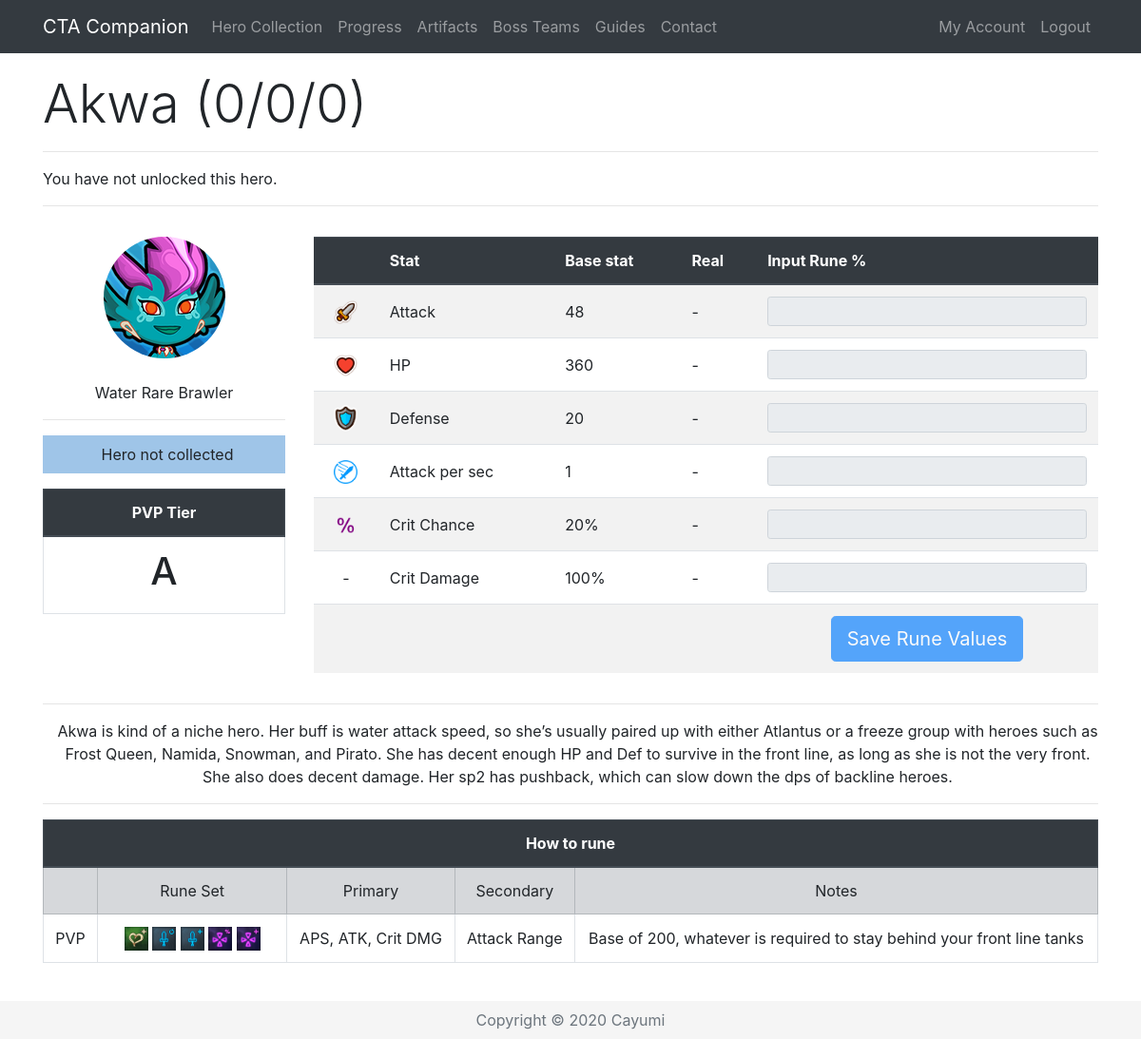
Screenshot of /Hero/1 (signed in) with the database file from the repository.
### app/models.py (models this page shows, shortened)
class Base(db.Model):
    id = db.Column(db.Integer, primary_key=True)
    name = db.Column(db.String(32), index=True, unique=True)
    nameSafe = db.Column(db.String(32), index=True, unique=True)
    job = db.Column(db.String(16), index=True)
    rarity = db.Column(db.String(16), index=True)
    element = db.Column(db.String(16), index=True)
    gender = db.Column(db.String(16), index=True)
    crusher = db.Column(db.Integer, index=True)
    fly = db.Column(db.Integer, index=True)
    blitz = db.Column(db.Integer, index=True)
    atk = db.Column(db.Integer, index=True)
    hp = db.Column(db.Integer, index=True)
    defense = db.Column(db.Integer, index=True)
    crit = db.Column(db.Integer, index=True)
    critDmg = db.Column(db.Integer, index=True)
    movespeed = db.Column(db.Integer, index=True)
    aps = db.Column(db.Integer, index=True)
    arange = db.Column(db.Integer, index=True)
    resistance = db.Column(db.Integer, index=True)
    frenzy = db.Column(db.Integer, index=True)
    dodge = db.Column(db.Integer, index=True)
    stun = db.Column(db.Integer, index=True)
    stunTime = db.Column(db.Integer, index=True)
    aoe = db.Column(db.Integer, index=True)
    ult = db.Column(db.Integer, index=True)
    kshp = db.Column(db.Integer, index=True)
    gold = db.Column(db.Integer, index=True)
    freeze = db.Column(db.Integer, index=True)
    freezeTime = db.Column(db.Integer, index=True)
    freezeDmg = db.Column(db.Integer, index=True)
    burn = db.Column(db.Integer, index=True)
    burnTime = db.Column(db.Integer, index=True)
    burnDmg = db.Column(db.Integer, index=True)
    poison = db.Column(db.Integer, index=True)
    poisonTime = db.Column(db.Integer, index=True)
    poisonDmg = db.Column(db.Integer, index=True)
    sp2 = db.Column(db.Integer, index=True)
    sp2num = db.Column(db.Integer, index=True)
    buffElement = db.Column(db.String(16), index=True)
    buffType = db.Column(db.Integer, index=True)
    buffStat = db.Column(db.String(16), index=True)
    buff = db.Column(db.Integer, index=True)
    heroes = db.relationship('Hero', backref='baseStats', lazy='dynamic')

class Hero(db.Model):
    id = db.Column(db.Integer, primary_key=True)
    level = db.Column(db.Integer, index=True)
    awaken = db.Column(db.Integer, index=True)
    wpn = db.Column(db.Integer, index=True)
    medals = db.Column(db.Integer, index=True)
    runedAtk = db.Column(db.Integer, index=True)
    runedHp = db.Column(db.Integer, index=True)
    runedDef = db.Column(db.Integer, index=True)
    runedAps = db.Column(db.Integer, index=True)
    runedCrit = db.Column(db.Integer, index=True)
    runedCritDmg = db.Column(db.Integer, index=True)
    user_id = db.Column(db.Integer, db.ForeignKey('user.id'))
    base_id = db.Column(db.Integer, db.ForeignKey('base.id'))
    def raidAtk(self, art, buff):
        runedAttack = self.runedAtk
        base = self.baseStats.atk
        level = self.level
        awaken = self.awaken
        atk = base * (2 ** (level - 1)) * (1.5 ** awaken)
        runedAtk = (atk + (atk * ((runedAttack+art) / 100))) * self.baseStats.crusher + atk * buff / 100
        return runedAtk

### app/routes.py (the view, shortened to what this page needs)
@app.route('/Hero/<heroid>', methods=["GET", "POST"])
@login_required
def hero(heroid):
    user = User.query.join(Hero).filter(Hero.id == heroid)
    selectedHero = Hero.query.get(heroid)
    if request.method == "GET":
        return render_template('hero.html', selectedHero=selectedHero, title=selectedHero.baseStats.name, user=user,
                               heroDict=heroDict)

### app/templates/hero.html (shortened to what this page needs)
{% extends "base.html" %}
{% block content %}
{% if user[0] == current_user %}
{% set current = selectedHero.baseStats.nameSafe %}
 <div class="row pt-3">
    <div class="col-lg-12">
      <h1 class="display-4">{{ selectedHero.baseStats.name }} ({{ selectedHero.level }}/{{ selectedHero.awaken }}/{{ selectedHero.wpn }}) </h1>
      <hr>
        {% if selectedHero.level > 0 %}
      <p class="instructions">
          {% for i in range(selectedHero.awaken) %}
          <img src="{{ url_for('static', filename='awaken.png') }}" width="30" alt="Awaken">
          {% endfor %}
          {%for i in range(selectedHero.level - selectedHero.awaken) %}
          <img src="{{ url_for('static', filename='star.png') }}" width="30" alt="Star">
          {% endfor %}
      </p>
        {% else %}
        <p class="instruction">You have not unlocked this hero.</p>
        {% endif %}
      <hr>
    </div>
 </div>
  <div class="row align-middle">
    <div class="col-lg-3 text-center align-middle pt-3">
        <img class="img-fluid rounded-circle" src="/static/{{selectedHero.baseStats.nameSafe}}.png" alt="{{selectedHero.baseStats.name}}"><br><br>
        {{ selectedHero.baseStats.element }} {{ selectedHero.baseStats.rarity }} {{ selectedHero.baseStats.job }}<hr>
        {% if selectedHero.level > 0 %}
        <p class="instructions {{selectedHero.baseStats.element}}{{selectedHero.baseStats.rarity}}"><b>DPS: {{ selectedHero.dpsSP2() }}</b></p>
        {% else %}
        <p class="instructions {{selectedHero.baseStats.element}}{{selectedHero.baseStats.rarity}}">Hero not collected</p>
        {% endif %}
        <table class="table table-bordered">
        <thead class="thead-dark">
        <tr>
            <th colspan="2">PVP Tier</th>
        </tr>
        </thead>
        <tr>
            <td><h1>
                {% if heroDict[current] %}
                {{ heroDict[current][4] }}
                {% else %}
                -
                {% endif %}
            </h1>
            </td>
        </tr>
    </table>
      </div>
      <div class="col lg-9 pt-3">
<form action="/Hero/{{ selectedHero.id }}" method="post" novalidate>
 <table class="table table-striped">
     <thead class="thead-dark">
          <tr>
              <th>&nbsp;</th>
              <th>Stat</th>
              <th>{% if selectedHero.level > 0 %}In-game{% else %}Base stat{% endif %}</th>
              <th>Real</th>
              <th>Input Rune %</th>
          </tr>
          </thead>
              <tr class="text-left">
                  <td class="align-middle text-center"><img src="{{ url_for('static', filename='atk.png') }}" width="25" alt="Attack"></td>
                  <td class="align-middle">Attack</td>
                  {% if selectedHero.level > 0 %}
                  <td class="align-middle">{{ selectedHero.displayStat(selectedHero.atk()) }}</td>
                  <td class="align-middle">{{ selectedHero.displayOther(selectedHero.atk()) }}</td>
                  <td><input type="text" maxlength="10" class="form-control form-control-sm" id="{{ selectedHero.id }}runedAtk" value="{{ selectedHero.runedAtk }}" name="{{ selectedHero.id }}runedAtk"></td>
                  {% else %}
                  <td class="align-middle">{{ selectedHero.baseStats.atk }}</td>
                  <td class="align-middle">-</td>
                  <td><input type="text" maxlength="10" class="form-control form-control-sm" disabled></td>
                  {% endif %}
              </tr>
              <tr class="text-left">
                  <td class="align-middle text-center"><img src="{{ url_for('static', filename='hp.png') }}" width="25" alt="HP"></td>
                  <td class="align-middle">HP</td>
                  {% if selectedHero.level > 0 %}
                  <td class="align-middle">{{ selectedHero.displayStat(selectedHero.hp()) }}</td>
                  <td class="align-middle">{{ selectedHero.displayOther(selectedHero.hp()) }}</td>
                  <td><input type="text" maxlength="10" class="form-control form-control-sm" id="{{ selectedHero.id }}runedHp" value="{{ selectedHero.runedHp }}" name="{{ selectedHero.id }}runedHp" onkeypress="return isNumber9(event)"></td>
                  {% else %}
                  <td class="align-middle">{{ selectedHero.baseStats.hp }}</td>
                  <td class="align-middle">-</td>
                  <td><input type="text" maxlength="10" class="form-control form-control-sm" disabled></td>
                  {% endif %}
              </tr>
              <tr class="text-left">
                  <td class="align-middle text-center"><img src="{{ url_for('static', filename='def.png') }}" width="25" alt="Defense"></td>
                  <td class="align-middle">Defense</td>
                  {% if selectedHero.level > 0 %}
                  <td class="align-middle">{{ selectedHero.displayStat(selectedHero.defense()) }}</td>
                  <td class="align-middle">{{ selectedHero.defense() }}</td>
                  <td><input type="text" maxlength="10" class="form-control form-control-sm" id="{{ selectedHero.id }}runedDef" value="{{ selectedHero.runedDef }}" name="{{ selectedHero.id }}runedDef" onkeypress="return isNumber9(event)"></td>
                  {% else %}
                  <td class="align-middle">{{ selectedHero.baseStats.defense }}</td>
                  <td class="align-middle">-</td>
                  <td><input type="text" maxlength="10" class="form-control form-control-sm" disabled></td>
                  {% endif %}
              </tr>
              <tr class="text-left">
                  <td class="align-middle text-center"><img src="{{ url_for('static', filename='aps.png') }}" width="25" alt="APS"></td>
                  <td class="align-middle">Attack per sec</td>
                  {% if selectedHero.level > 0 %}
                  <td class="align-middle">{{ selectedHero.aps()|round(2, 'common' ) }}</td>
                  <td class="align-middle">{{ selectedHero.aps() }}</td>
                  <td><input type="text" maxlength="10" class="form-control form-control-sm" id="{{ selectedHero.id }}runedAps" value="{{ selectedHero.runedAps }}" name="{{ selectedHero.id }}runedAps" onkeypress="return isNumber9(event)"></td>
                  {% else %}
                  <td class="align-middle">{{ selectedHero.baseStats.aps }}</td>
                  <td class="align-middle">-</td>
                  <td><input type="text" maxlength="10" class="form-control form-control-sm" disabled></td>
                  {% endif %}
              </tr>
                <tr class="text-left">
                  <td class="align-middle text-center"><img src="{{ url_for('static', filename='crit.png') }}" width="25" alt="Crit Chance"></td>
                  <td class="align-middle">Crit Chance</td>
                  {% if selectedHero.level > 0 %}
                  <td class="align-middle">{{ (selectedHero.crit()*100)|round|int }}%</td>
                  <td class="align-middle">{{ selectedHero.crit()*100 }}% </td>
                  <td><input type="text" maxlength="10" class="form-control form-control-sm" id="{{ selectedHero.id }}runedCrit" value="{{ selectedHero.runedCrit }}" name="{{ selectedHero.id }}runedCrit" onkeypress="return isNumber9(event)"></td>
                  {% else %}
                  <td class="align-middle">{{ selectedHero.baseStats.crit }}%</td>
                  <td class="align-middle">-</td>
                  <td><input type="text" maxlength="10" class="form-control form-control-sm" disabled></td>
                  {% endif %}
                </tr>
              <tr class="text-left">
                  <td class="align-middle text-center">-</td>
                  <td class="align-middle">Crit Damage</td>
                  {% if selectedHero.level > 0 %}
                  <td class="align-middle">{{ ((selectedHero.critDmg())*100)|round|int }}%</td>
                  <td class="align-middle">{{ (selectedHero.critDmg()*100)|round(2, 'common') }}%</td>
                  <td><input type="text" maxlength="10" class="form-control form-control-sm" id="{{ selectedHero.id }}runedCritDmg" value="{{ selectedHero.runedCritDmg }}" name="{{ selectedHero.id }}runedCritDmg" onkeypress="return isNumber9(event)"></td>
                  {% else %}
                  <td class="align-middle">{{ selectedHero.baseStats.critDmg }}%</td>
                  <td class="align-middle">-</td>
                  <td><input type="text" maxlength="10" class="form-control form-control-sm" disabled></td>
                  {% endif %}
              </tr>
     <tr class="text-center">
                  <td>&nbsp;</td>
                  <td>&nbsp;</td>
                  <td>&nbsp;</td>
                  <td>&nbsp;</td>
                  {% if selectedHero.level > 0 %}
                  <td><button class="btn btn-primary btn-lg" type="submit">Save Rune Values</button></td>
                  {% else %}
                  <td><button class="btn btn-primary btn-lg" type="submit" disabled>Save Rune Values</button></td>
                  {% endif %}
              </tr>
          </table>
</form>
    </div>
      </div>
{% if heroDict[current] %}
<div class="row">
    <div class="col-lg-12 text-center">
        <hr>
        <p class="instructions">{{ heroDict[current][5] }}</p>
        <hr>
    </div>
</div>
<div class="row">
    <div class="col-lg-12 text-center">
      <table class="table table-bordered">
          <thead class="thead-dark">
          <tr>
              <th colspan="5">How to rune</th>
          </tr>
          </thead>
          <tr class="table-secondary align-middle">
              <td>&nbsp;</td>
              <td width="18%">Rune Set</td>
              <td>Primary</td>
              <td>Secondary</td>
              <td>Notes</td>
          </tr>
          <tr class="align-middle">
              <td class="align-middle">PVP</td>
              <td class="align-middle">
                  {% for i in heroDict[current][0] %}
                  <img class="img-fluid" src="/static/{{i}}.png" alt="{{i}}" name="{{i}}" width="25">
                  {% endfor %}
              </td>
              <td class="align-middle">{{ heroDict[current][1] }}</td>
              <td class="align-middle">{{ heroDict[current][2] }}</td>
              <td class="align-middle">{{ heroDict[current][3] }}</td>
          </tr>
      </table>
    </div>
</div>
{% endif %}
<br>
{% endif %}
{% endblock %}

### rows the page displays
Base: baseStats.name "Akwa", baseStats.nameSafe (picture), baseStats.element "Water", baseStats.rarity "Rare", baseStats.job "Brawler", nameSafe "A", baseStats.atk "48", baseStats.hp "360", baseStats.defense "20", baseStats.aps "1", baseStats.crit "20", baseStats.critDmg "100", nameSafe "Akwa is kind of a niche hero. Her buff is water attack speed, so she’s usually paired up with either Atlantus or a freeze group with heroes such as Frost Queen, Namida, Snowman, and Pirato. She has decent enough HP and Def to survive in the front line, as long as she is not the very front. She also does decent damage. Her sp2 has pushback, which can slow down the dps of backline heroes.", nameSafe "APS, ATK, Crit DMG", nameSafe "Attack Range", nameSafe "Base of 200, whatever is required to stay behind your front line tanks"
Hero: level "0", awaken "0", wpn "0"
